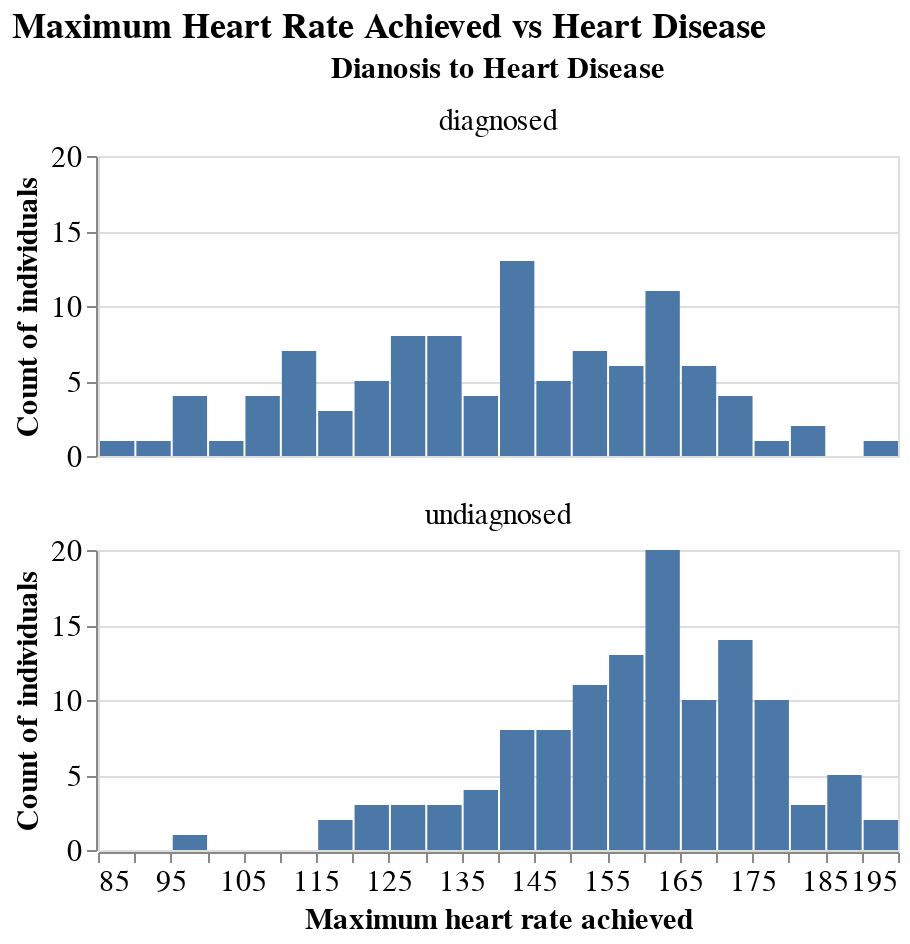

The cell this chart's notebook holds for it:
### Markdown cell above
There seems to be more individuals with the result of **probable or definite left ventricular hypertrophy by Estes' criteria** that are diagnosed with heart disease than for a result of **having ST-T wave abnormality**. We will consider this a small correlation for now.

### Code cell
max_heart_rate_hist = (
    alt.Chart()
    .mark_bar()
    .encode(
        x=alt.X("max_heart_rate", title="Maximum heart rate achieved", bin=alt.Bin(maxbins=30)),
        y=alt.Y("count()", title="Count of individuals"),
    )
    .properties(height=150, width=400)
)
max_heart_rate_hist_facet = (
    max_heart_rate_hist
    .facet(
        facet=alt.Facet("heart_disease", title="Dianosis to Heart Disease", header=alt.Header(labelFontSize=15, titleFontSize=15)),
        data=hd_train,
        columns=1,
        title="Maximum Heart Rate Achieved vs Heart Disease"
    )
)
max_heart_rate_hist_facet

### Figure 1 — Vega-Lite specification as saved in the notebook (floating-point values rounded to 4 significant figures; data arrays with more than 128 entries replaced by an {"elided": "..."} marker saying what was removed)
{"config": {"view": {"height": 300, "width": 300}, "title": {"fontSize": 18}, "axisX": {"labelFontSize": 15, "titleFontSize": 15}, "axisY": {"labelFontSize": 15, "titleFontSize": 15}, "legend": {"labelFontSize": 15, "titleFontSize": 15}}, "data": {"name": "data-735fc39e42931857315ae9fb9b414286"}, "facet": {"field": "heart_disease", "header": {"labelFontSize": 15, "titleFontSize": 15}, "title": "Dianosis to Heart Disease", "type": "nominal"}, "spec": {"mark": "bar", "encoding": {"x": {"bin": {"maxbins": 30}, "field": "max_heart_rate", "title": "Maximum heart rate achieved", "type": "quantitative"}, "y": {"aggregate": "count", "title": "Count of individuals", "type": "quantitative"}}, "height": 150, "width": 400}, "columns": 1, "title": "Maximum Heart Rate Achieved vs Heart Disease", "$schema": "https://vega.github.io/schema/vega-lite/v4.17.0.json", "datasets": {"data-735fc39e42931857315ae9fb9b414286": {"elided": "222 records"}}}
